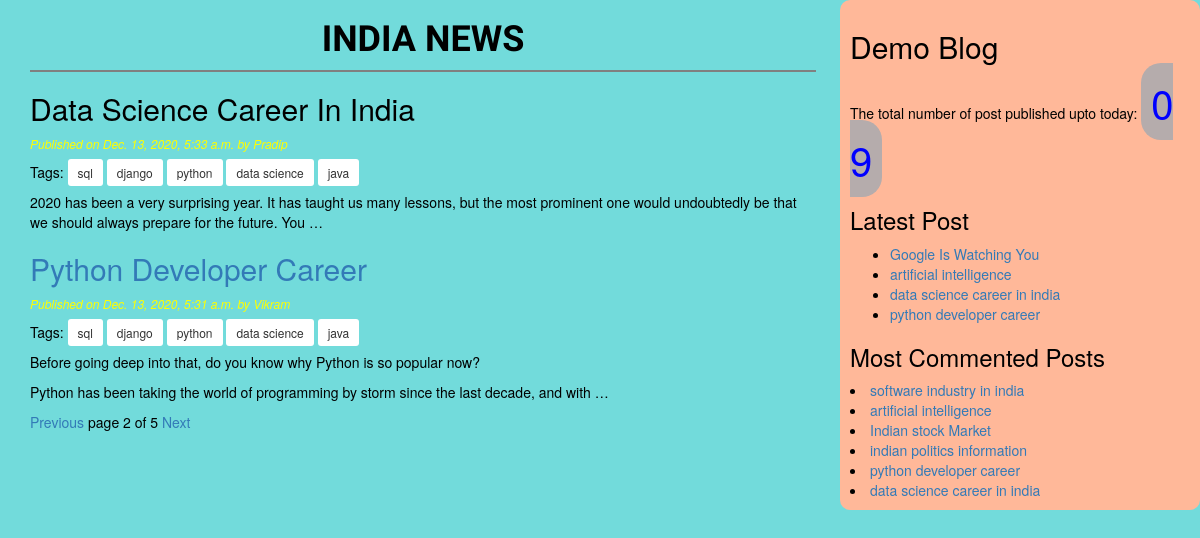
Screenshot of /?page=2 with the database file from the repository.
### blog/models.py (models this page shows, shortened)
class Post(models.Model):
    STATUS_CHOICES=(('draft','Draft'),('published','Published'))
    title=models.CharField(max_length=256)
    slug=models.SlugField(max_length=256,unique_for_date='publish')
    author=models.ForeignKey(User,on_delete=models.CASCADE,related_name='blog_posts')
    body=models.TextField()
    publish=models.DateTimeField(default=timezone.now)
    created=models.DateTimeField(auto_now_add=True)
    updated=models.DateTimeField(auto_now=True)
    status=models.CharField(max_length=10,choices=STATUS_CHOICES,default='draft')
    objects=CustomManager()
    tags=TaggableManager()
    class Meta:
        ordering=('-publish',)
    def get_absolute_url(self):
        return reverse('post_detail',
                            args=[self.publish.year,
                            self.publish.strftime('%m'),
                            self.publish.strftime('%d'),
                            self.slug])

### blog/views.py (the view)
# urls.py: path('', views.post_list_view),
def post_list_view(request, tag_slug=None):
    post_list=Post.objects.all()
    tag=None
    if tag_slug:
        tag=get_object_or_404(Tag,slug=tag_slug)
        post_list=post_list.filter(tags__in=[tag])
    paginator=Paginator(post_list,2)
    page_number=request.GET.get('page')
    try:
        post_list=paginator.page(page_number)
    except PageNotAnInteger:
        post_list=paginator.page(1)
    except EmptyPage:
        post_list=paginator.page(paginator.num_pages)
    return render(request,'blog/post_list.html',{'post_list':post_list,'tag':tag})

### blog/models.py (called while the page is built)
    def get_queryset(self):
        return super().get_queryset().filter(status='published')

### blog/templatetags/blog_tags.py (called while the page is built)
@register.simple_tag
def total_posts():
    return Post.objects.count()

@register.inclusion_tag('blog/latest_post123.html')
def show_latest_post(count=3):
    lastest_posts=Post.objects.order_by('-publish')[0:count]
    return {'lastest_posts':lastest_posts}

@register.simple_tag
def get_most_commented_posts(count=5):
    return Post.objects.annotate(total_comments=Count('comments')).order_by('-total_comments')[:count]

### templates/blog/post_list.html (shortened to what this page needs)
<!DOCTYPE html>
{% extends 'blog/base.html' %}
 {% block body %}
<h1>INDIA NEWS</h1>
 {% for post in post_list %}
 <a href="{{post.get_absolute_url}}"><h2>{{post.title|title}}</h2></a>
 <p id=date>Published on {{post.publish}} by {{post.author|title}} </p>
 <p>Tags:
   {%for tag in post.tags.all %}
     <a href="{%url 'post_list_view_by_tag' tag.slug %}" class='"btn btn-default btn-sm active">'>{{tag.name}}</a>
     {%endfor%}
</p>
 {{post.body|linebreaks|truncatewords:30}}
 {%endfor%}
 {% include 'blog/paginator.html' with page=post_list %}
 {% endblock %}

### templates/blog/base.html (shortened to what this page needs)
<!DOCTYPE html>
{% load static %}
{% load blog_tags %}
<html lang="en" dir="ltr">
  <head>
    <link rel="stylesheet" href="https://stackpath.bootstrapcdn.com/bootstrap/3.4.1/css/bootstrap.min.css">
    <link rel="stylesheet" href="{% static "css/blog.css" %}">
  </head>
  <body>
    <div class="content">
      {% block body %}{% endblock %}
    </div>
    <div class="sidebar">
      <h2>Demo Blog</h2>
      <p>The total number of post published upto today: <span  id='pcount'>0 {%total_posts%}</span> </p>
      <h3>Latest Post</h3>{%show_latest_post 4 %}
      <h3>Most Commented Posts</h3>
      {%get_most_commented_posts 6 as most_commented_post %}
      {%for post in most_commented_post%}
      <li><a href="{{post.get_absolute_url}}">{{post.title}}</a></li>
      {%endfor%}
    </div>
  </body>
</html>

### templates/blog/latest_post123.html
<ul>
  {%for post in lastest_posts%}
  <li><a href="{{post.get_absolute_url}}">{{post.title}}</a></li>
  {%endfor%}
</ul>

### static/css/blog.css (style rules this page uses)
.content { width:68%; float: left; padding:0 0 0 30px; }
.sidebar { width:30%; float:right; padding:10px; background:#FFB899; border-radius: 10px; }
body { background:#72DBDB; color:black; }
#date { color:yellow; font-style:italic; font-size:12px; }
h1 { text-align:center; border-bottom: 2px solid grey; font-weight:bold; color:black; padding:0 0 10px 0; font-family: 'Texturina', serif; }
h2 { color:black; }
#pcount { font-size:40px; color: blue; border: 2px solid inherit; border-radius: 20px; background-color:#b5acac; padding:10px; }

### rows the page displays
Post: title "Data Science Career In India", publish "Dec. 13, 2020, 5:33 a.m.", author "Pradip", body "2020 has been a very surprising year. It has taught us many lessons, but the most prominent one would undoubtedly be that we should always prepare for the future. You …", title "data science career in india"
Tag: name "sql"
Tag: name "django"
Tag: name "python"
Tag: name "data science"
Tag: name "java"
Post: publish "Dec. 13, 2020, 5:31 a.m.", author "Vikram", body "Before going deep into that, do you know why Python is so popular now? Python has been taking the world of programming by storm since the last decade, and with …", title "python developer career"
Post: title "Google Is Watching You"
Post: title "artificial intelligence"
Post: title "software industry in india"
Post: title "Indian stock Market"
Post: title "indian politics information"

### other values shown
{{ page.number }} "2"
{{ page.paginator.num_pages }} "5"
